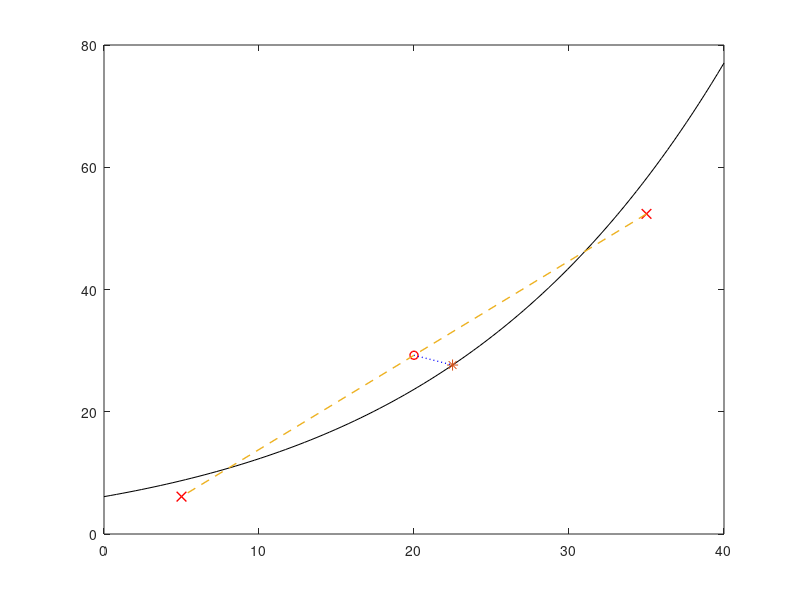

MATLAB code for this plot: (Note: this script raises an error after producing the figure.)
function main = isobaricMixing(T_1,T_2,q_v1,q_v2)
    %% Constants
    c_pd = 1;           %[kJ/kgK]
    L = 2501;           %[kJ/kgK]
    R_v = 0.4615;       %[kJ/kgK]
    T_0 = 273.15;       %[K]
    e_s0 = 6.112;       %[hPa]
    ep = 0.622;
    p = 1000;           %[hPa]
    c_p = c_pd;
    
    %% Default function parameter values    
    if nargin < 4
        p = 1000;
        T_1 = 273.15+35;
        T_2 = 273.15+5;
        q_v1 = 0.9*q_s(T_1,p)
        q_v2 = 0.7*q_s(T_2,p)
    end
    
    T_init = 0.5*T_1 + 0.5*T_2;
    q_v =  0.5*q_v1 + 0.5*q_v2;

    T = isobaric(T_init,p,q_v);
    q_final = q_s(T,p);
    q_l = (q_v-q_final);

    main.q_l = q_l;
    
    %% Isobaric
    function x = isobaric(T_o,p,q_vo)

        x_old = T_o;
        x_new = 1;
        F = x_old - T_o + L/c_p * (q_s(x_old,p) - q_vo);
        F_prim = 1 + L/c_p * q_s_prim(x_old,p);
        
        err = 1;        
        tol = abs(F)*1e-8;
        while err > tol            
            x_new = x_old - F/F_prim;
            x_old = x_new;
            
            F = x_old - T_o + L/c_p * (q_s(x_old,p) - q_vo);
            F_prim = 1 + L/c_p * q_s_prim(x_old,p);

            err = abs(F);
        end        
        x = x_new;
    end
    %% Saturated specific humidity q_s
    function q_s = q_s(T_w,p)
        e_s = e_s0*exp(L/R_v * (T_0^-1 - T_w^-1));
        q_s = ep/p * e_s;
    end

    %% dq_s/dx or equivalently dq_s/dT_w
    function q_s_prim = q_s_prim(T_w,p)
        e_s_prim = L/R_v*T_w^-2 * e_s0*exp(L/R_v * (T_0^-1 - T_w^-1));
        q_s_prim = ep/p * e_s_prim;
    end

    %% Plotting
    T_env = linspace(0,40,100) + 273.15;
    e_s = e_s0*exp(L/R_v * (T_0^-1 - T_env.^-1));
    T_points = [T_1,T_2];
    e_points = [q_v1*p/ep,q_v2*p/ep];
    T_line = [T_1,T_2];
    e_line = [q_v1*p/ep,q_v2*p/ep];

    close all;
    plot(T_env - 273.15,e_s,'-k','LineWidth',0.75);
    hold on;
    plot(T_points-273.15,e_points,'xr','LineWidth',1,'MarkerSize',7);
    plot(T_init-273.15,q_v*p/ep,'o','Color','r','LineWidth',1)
    plot(T - 273.15,p/ep *q_final,'*','MarkerSize',8)
    plot([T_init-273.15,T-273.15],[q_v*p/ep,q_final*p/ep],':b','LineWidth',1)
    plot(T_line-273.15,e_line,'--','LineWidth',1);
    
    text((T - 273.15)*1.05,p/ep*q_final*1 - 2,strcat("\Deltaq_l = ",string(0.994)," [g/kg]"),'Color','b')
    
    title("Isobaric Mixing of Two Undersaturated Air Masses");
    xlabel("Temperature T [^oC]");
    ylabel("Vapour Pressure e [hPa]");
    legend(["Saturation curve","Initial Air Masses","Pre-condensation","Post-condensation","Condensation Path"],'location','northwest');
    set(gcf,'position',[50,100,550,350])
end
